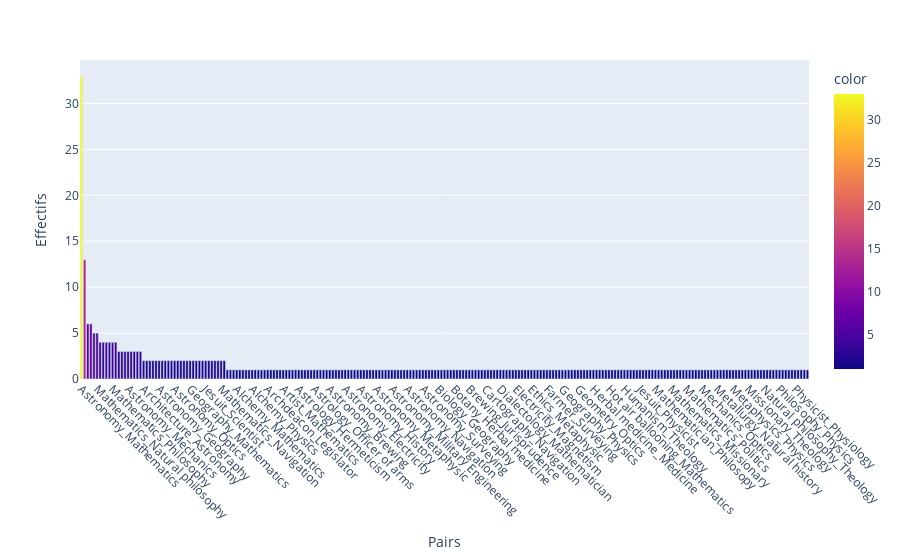

This figure's notebook cell:
### Code cell
### Représentation graphique: graphique à barres.
#  Noter le tri par effectif, introduit directement dans les paramètres du graphes
# https://plotly.com/python/bar-charts/

fig = px.bar(x=ctr.keys(), y=ctr.values(), height=500, labels={'x':'Pairs','y':'Effectifs'}, color = ctr.values()) 

# Changer l'angle des x-labels
fig.update_xaxes(tickangle=45)
fig.update_layout( xaxis={'categoryorder':'total descending'})
# Noter les fonctionnalités permettant d'interagir avec le graphique
fig.show()

### Figure 1 — Plotly figure (JSON) as saved in the notebook; plotly's stock layout.template omitted (floating-point values rounded to 4 significant figures; data arrays with more than 128 entries replaced by an {"elided": "..."} marker saying what was removed)
{"data": [{"alignmentgroup": "True", "hovertemplate": "Pairs=%{x}<br>Effectifs=%{y}<br>color=%{marker.color}<extra></extra>", "legendgroup": "", "marker": {"color": {"elided": "235 int values"}, "coloraxis": "coloraxis", "pattern": {"shape": ""}}, "name": "", "offsetgroup": "", "orientation": "v", "showlegend": false, "textposition": "auto", "type": "bar", "x": {"elided": "235 str values"}, "xaxis": "x", "y": {"elided": "235 int values"}, "yaxis": "y"}], "layout": {"autosize": true, "barmode": "relative", "coloraxis": {"colorbar": {"title": {"text": "color"}}, "colorscale": [[0, "#0d0887"], [0.1111, "#46039f"], [0.2222, "#7201a8"], [0.3333, "#9c179e"], [0.4444, "#bd3786"], [0.5556, "#d8576b"], [0.6667, "#ed7953"], [0.7778, "#fb9f3a"], [0.8889, "#fdca26"], [1, "#f0f921"]]}, "legend": {"tracegroupgap": 0}, "margin": {"t": 60}, "xaxis": {"anchor": "y", "autorange": true, "categoryorder": "total descending", "domain": [0, 1], "range": [-0.5, 234.5], "tickangle": 45, "title": {"text": "Pairs"}, "type": "category"}, "yaxis": {"anchor": "x", "autorange": true, "domain": [0, 1], "range": [0, 34.74], "title": {"text": "Effectifs"}, "type": "linear"}}}
